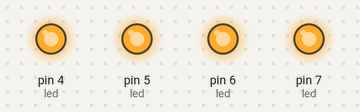
Bench run of a sketch on a simulated Arduino Uno, built with avr-gcc and run on an emulated ATmega328P. Shown: output pins drawn as LEDs (lit = HIGH).

Above: at 0.1 s.
At 1.85 s:
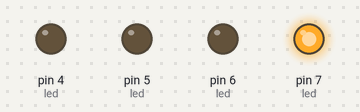
At 3.7 s:
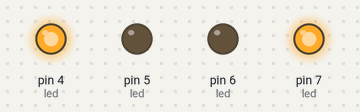
At 4.3 s:
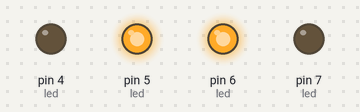
At 4.95 s:
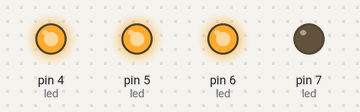
At 8.3 s:
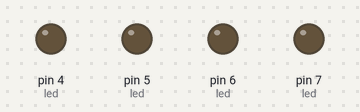
Timing chart, 0 to 9.4 s (numbered marks = the images above):
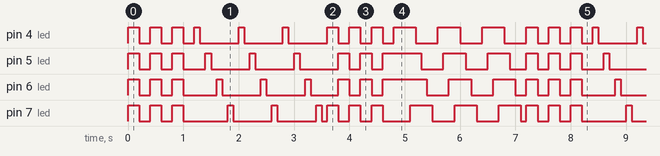

Measured:
- by itself, pin 5 (led), pin 6 (led), pin 7 (led): moves between LOW and HIGH, repeating every 7.2 s
- by itself, pin 4 (led): repeats every 7.2 s: 3 × (HIGH 0.10 s, LOW 0.70 s), 3 × (HIGH 0.20 s, LOW 0.20 s), 3 × (HIGH 0.40 s, LOW 0.40 s), 3 × (HIGH 0.20 s, LOW 0.20 s)
- by itself, everything shown: repeats every 7.2 s, in 58 steps

The sketch:

DigitalOutput.ino
```cpp
//#define TenChan Chan
#define LED1 4
#define LED2 5
#define LED3 6
#define LED4 7

int led[4]={LED1,LED2,LED3,LED4};

void blynkLed(int led, int time = 1);

void setup() {
  for(int i=0;i<4;i++)
    pinMode(led[i],OUTPUT);
}

void loop() {
  effectLed1(3);
  effectLed2(3);
  effectLed3(3);
  effectLed4(3);
}
void effectLed4(int time){
  for(int i=0;i<time;i++){
    for(int j=0;j<4;j++)
      ledOn(led[j],100);
    for(int j=0;j<4;j++)
      ledOff(led[j],100);
  }
}
void effectLed3(int time){
  for(int i=0;i<time;i++){
    ledOn(led[0],0);
    ledOn(led[3],0);
    ledOff(led[1],0);
    ledOff(led[2],200);
    ledOn(led[1],0);
    ledOn(led[2],0);
    ledOff(led[0],0);
    ledOff(led[3],200);
  }
}
void effectLed2(int time){
  for(int i=0;i<time;i++)
    for(int j=0;j<4;j++)
      blynkLed1(led[j],100);
}
void effectLed1(int time){
  for(int i=0;i<time;i++){
    for(int j=0;j<4;j++)
      ledOn(led[j],0);
    delay(200);
    for(int j=0;j<4;j++)
      ledOff(led[j],0);
    delay(200);
  }
}
void blynkLed1(int led, int time){
  ledOn(led,time);
  ledOff(led,time);
}
void ledOn(int led, int time){
  digitalWrite(led,1);
  delay(time);
}
void ledOff(int led, int time){
  digitalWrite(led,0);
  delay(time);
}
```
